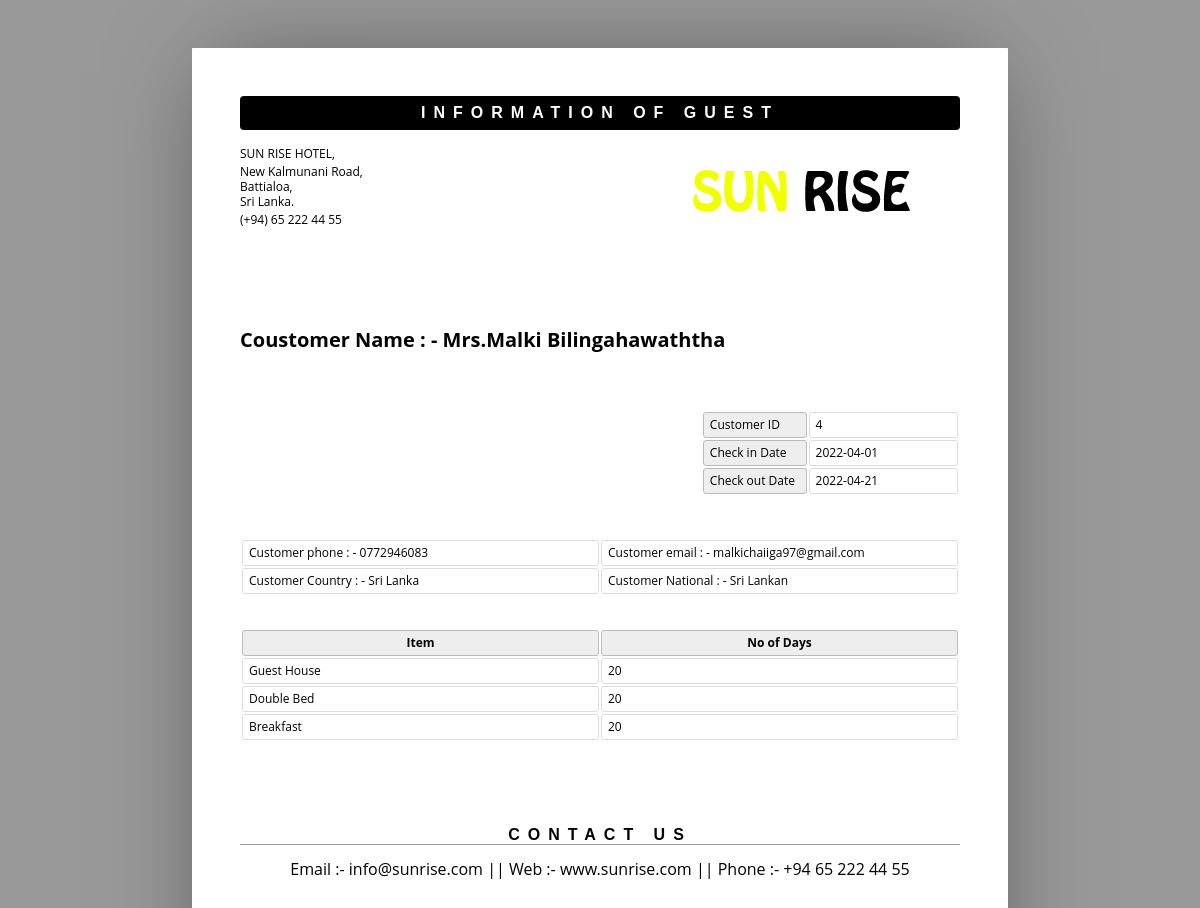
Screenshot of /admin/show.php?sid=4 with the database file from the repository.
### tables this page shows
CREATE TABLE `roombook` (
  `id` int(10) UNSIGNED NOT NULL,
  `Title` varchar(5) DEFAULT NULL,
  `FName` text DEFAULT NULL,
  `LName` text DEFAULT NULL,
  `Email` varchar(50) DEFAULT NULL,
  `National` varchar(30) DEFAULT NULL,
  `Country` varchar(30) DEFAULT NULL,
  `Phone` text DEFAULT NULL,
  `TRoom` varchar(20) DEFAULT NULL,
  `Bed` varchar(10) DEFAULT NULL,
  `NRoom` varchar(2) DEFAULT NULL,
  `Meal` varchar(15) DEFAULT NULL,
  `cin` date DEFAULT NULL,
  `cout` date DEFAULT NULL,
  `stat` varchar(15) DEFAULT NULL,
  `nodays` int(11) DEFAULT NULL
);

### admin/show.php (the view, shortened to what this page needs)
<html>
	<head>
	</head>
	<body>
	<?php
	include ('db.php');
	$pid = $_GET['sid'];
	$sql ="select * from roombook where id = '$pid' ";
	$re = mysqli_query($con,$sql);
	while($row=mysqli_fetch_array($re))
	{
		$id = $row['id'];
		$title =  $row['Title'];
		$Fname = $row['FName'];
		$lname = $row['LName'];
		$email = $row['Email'];
		$National = $row['National'];
		$country = $row['Country'];
		$phone = $row['Phone'];
		$room_type = $row['TRoom'];
		$Bed_type = $row['Bed'];
		$meal_type = $row['Meal'];
		$cin_date = $row['cin'];
		$cout_date = $row['cout'];
		$nodays = $row['nodays'];
	}
	?>
		<header>
			<h1>Information of Guest</h1>
			<address >
				<p>SUN RISE HOTEL,</p>
				<p>New Kalmunani Road,<br>Battialoa,<br>Sri Lanka.</p>
				<p>(+94) 65 222 44 55</p>
			</address>
			<span><img alt="" src="assets/img/sun.png"></span>
		</header>
		<article>
			<address >
				<p><br></p>
				<p>Coustomer Name  : -  <?php echo $title.$Fname." ".$lname;?><br></p>
			</address>
			<table class="meta">
				<tr>
					<th><span >Customer ID</span></th>
					<td><span ><?php echo $id; ?></span></td>
				</tr>
				<tr>
					<th><span >Check in Date</span></th>
					<td><span ><?php echo $cin_date; ?> </span></td>
				</tr>
				<tr>
					<th><span >Check out Date</span></th>
					<td><span ><?php echo $cout_date; ?> </span></td>
				</tr>
			</table>
			<table >
					<tr>
						<td>Customer phone : -  <?php echo $phone; ?> </td>
						<td>Customer email : -  <?php echo $email; ?> </td>
					</tr>
					<tr>
						<td>Customer Country : -  <?php echo $country; ?> </td>
						<td>Customer National : -  <?php echo $National; ?> </td>
					</tr>
				</table>
				<br>
				<br>
			<table class="inventory">
				<thead>
					<tr>
						<th><span >Item</span></th>
						<th><span >No of Days</span></th>
					</tr>
				</thead>
				<tbody>
					<tr>
						<td><span ><?php echo $room_type; ?></span></td>
						<td><span ><?php echo $nodays; ?> </span></td>
					</tr>
					<tr>
						<td><span ><?php echo $Bed_type; ?>  Bed </span></td>
						<td><span ><?php echo $nodays; ?></span></td>
					</tr>
					<tr>
						<td><span ><?php echo $meal_type; ?>  </span></td>
						<td><span ><?php echo $nodays; ?></span></td>
					</tr>
				</tbody>
			</table>
		</article>
		<aside>
			<h1><span >Contact us</span></h1>
			<div >
				<p align="center">Email :- info@sunrise.com || Web :- www.sunrise.com || Phone :- +94 65 222 44 55 </p>
			</div>
		</aside>
	</body>
</html>

### admin/show.php (style rules this page uses)
* { border: 0; box-sizing: content-box; color: inherit; font-family: inherit; font-size: inherit; font-style: inherit; font-weight: inherit; line-height: inherit; list-style: none; margin: 0; padding: 0; text-decoration: none; vertical-align: top; }
h1 { font: bold 100% sans-serif; letter-spacing: 0.5em; text-align: center; text-transform: uppercase; }
table { font-size: 75%; table-layout: fixed; width: 100%; }
table { border-collapse: separate; border-spacing: 2px; }
th, td { border-width: 1px; padding: 0.5em; position: relative; text-align: left; }
th, td { border-radius: 0.25em; border-style: solid; }
th { background: #EEE; border-color: #BBB; }
td { border-color: #DDD; }
html { font: 16px/1 'Open Sans', sans-serif; overflow: auto; padding: 0.5in; }
html { background: #999; cursor: default; }
body { box-sizing: border-box; height: 11in; margin: 0 auto; overflow: hidden; padding: 0.5in; width: 8.5in; }
body { background: #FFF; border-radius: 1px; box-shadow: 0 0 1in -0.25in rgba(0, 0, 0, 0.5); }
header { margin: 0 0 3em; }
header:after { clear: both; content: ""; display: table; }
header h1 { background: #000; border-radius: 0.25em; color: #FFF; margin: 0 0 1em; padding: 0.5em 0; }
header address { float: left; font-size: 75%; font-style: normal; line-height: 1.25; margin: 0 1em 1em 0; }
header address p { margin: 0 0 0.25em; }
header span, header img { display: block; float: right; }
header span { margin: 0 0 1em 1em; max-height: 25%; max-width: 60%; position: relative; }
header img { max-height: 100%; max-width: 100%; }
article, article address, table.meta, table.inventory { margin: 0 0 3em; }
article:after { clear: both; content: ""; display: table; }
article address { float: left; font-size: 125%; font-weight: bold; }
table.meta, table.balance { float: right; width: 36%; }
table.meta:after, table.balance:after { clear: both; content: ""; display: table; }
table.meta th { width: 40%; }
table.meta td { width: 60%; }
table.inventory { clear: both; width: 100%; }
table.inventory th { font-weight: bold; text-align: center; }
table.inventory td:nth-child(1) { width: 26%; }
table.inventory td:nth-child(2) { width: 38%; }
aside h1 { border: none; border-width: 0 0 1px; margin: 0 0 1em; }
aside h1 { border-color: #999; border-bottom-style: solid; }

### rows the page displays
roombook: Title "Mrs.", FName "Malki", LName "Bilingahawaththa", id "4", cin "2022-04-01", cout "2022-04-21", Phone "0772946083", Email "malkichaiiga97@gmail.com", Country "Sri Lanka", National "Sri Lankan", TRoom "Guest House", nodays "20", Bed "Double", Meal "Breakfast"
